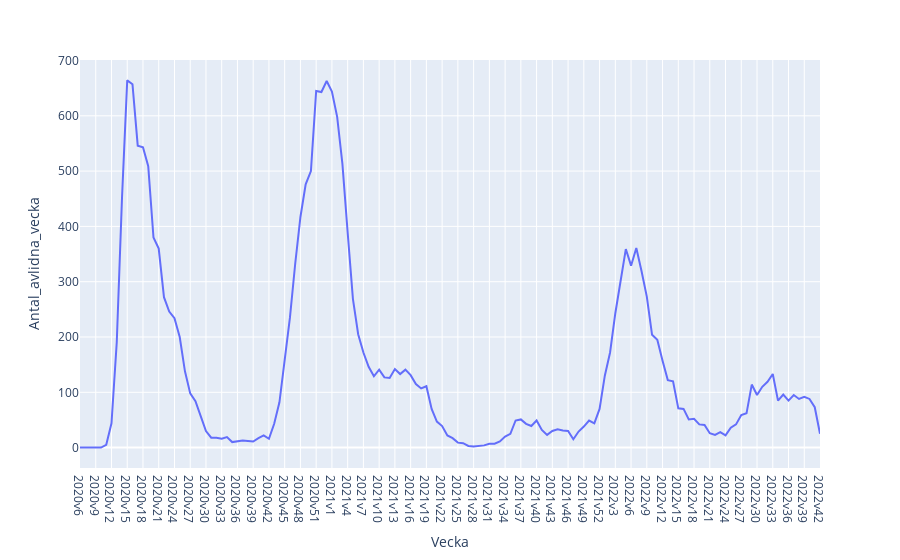

Source (notebook cell):
### Code cell
px.line(df, x = "Vecka", y = "Antal_avlidna_vecka")

### Figure 1 — Plotly figure (JSON) as saved in the notebook; plotly's stock layout.template omitted (floating-point values rounded to 4 significant figures; data arrays with more than 128 entries replaced by an {"elided": "..."} marker saying what was removed)
{"data": [{"hovertemplate": "Vecka=%{x}<br>Antal_avlidna_vecka=%{y}<extra></extra>", "legendgroup": "", "line": {"color": "#636efa", "dash": "solid"}, "marker": {"symbol": "circle"}, "mode": "lines", "name": "", "orientation": "v", "showlegend": false, "type": "scatter", "x": {"elided": "142 str values"}, "xaxis": "x", "y": {"elided": "142 int values"}, "yaxis": "y"}], "layout": {"legend": {"tracegroupgap": 0}, "margin": {"t": 60}, "xaxis": {"anchor": "y", "domain": [0, 1], "title": {"text": "Vecka"}}, "yaxis": {"anchor": "x", "domain": [0, 1], "title": {"text": "Antal_avlidna_vecka"}}}}
